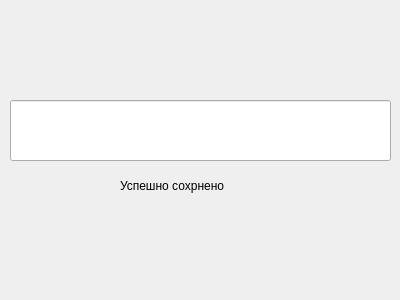
<?xml version="1.0" encoding="UTF-8"?>
<ui version="4.0">
 <class>Form</class>
 <widget class="QWidget" name="Form">
  <property name="geometry">
   <rect>
    <x>0</x>
    <y>0</y>
    <width>400</width>
    <height>300</height>
   </rect>
  </property>
  <property name="windowTitle">
   <string>Form</string>
  </property>
  <widget class="QLineEdit" name="lineEdit">
   <property name="geometry">
    <rect>
     <x>10</x>
     <y>100</y>
     <width>381</width>
     <height>61</height>
    </rect>
   </property>
  </widget>
  <widget class="QLabel" name="label">
   <property name="geometry">
    <rect>
     <x>120</x>
     <y>170</y>
     <width>161</width>
     <height>31</height>
    </rect>
   </property>
   <property name="text">
    <string>Успешно сохрнено</string>
   </property>
  </widget>
 </widget>
 <resources/>
 <connections/>
</ui>
